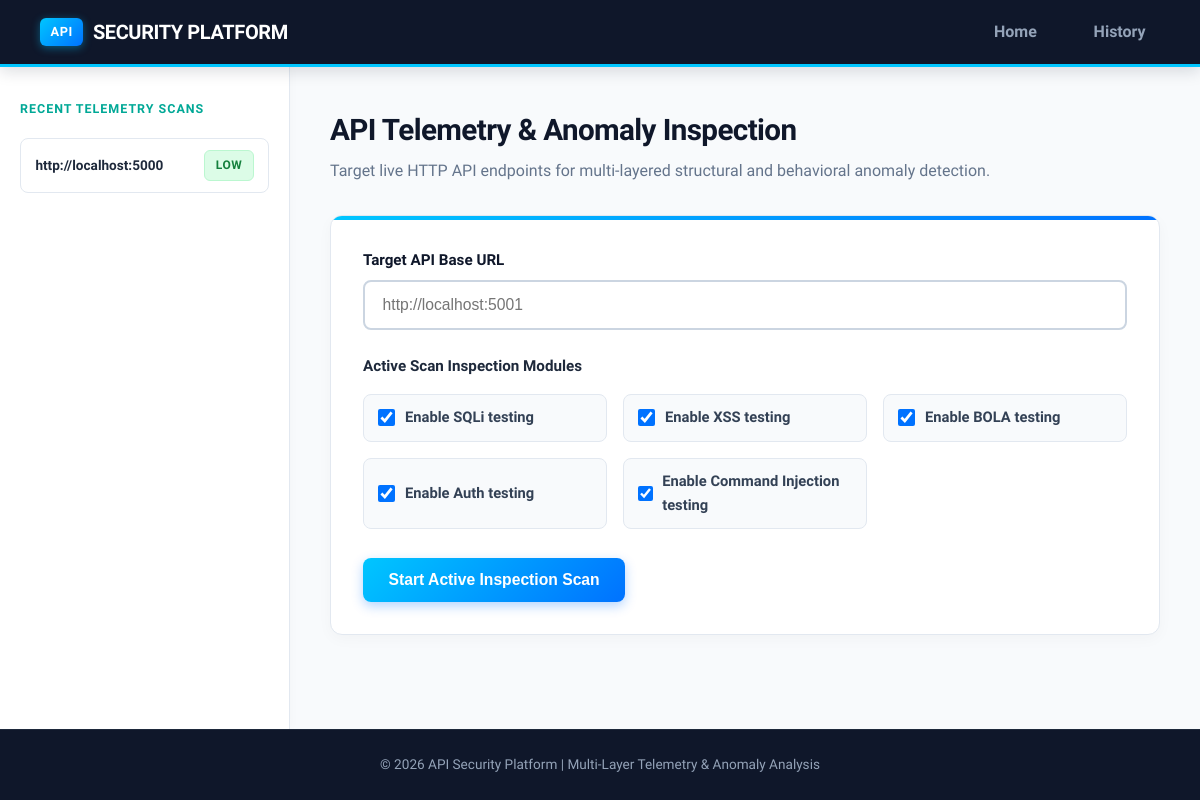
/, run on an earlier commit of the app's database.
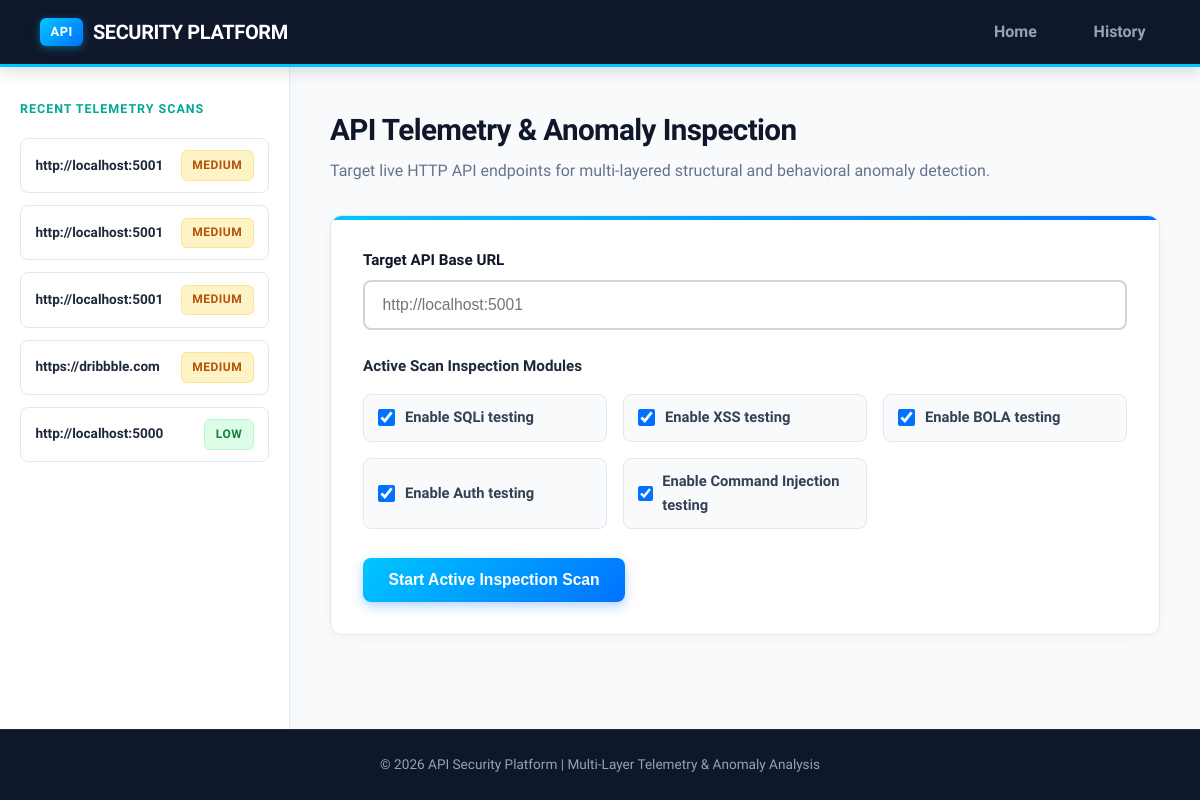
And on a later commit of the database.
### database/models.py (models this page shows)
class ScanSession(Base):
    __tablename__ = "scan_sessions"
    id = Column(Integer, primary_key=True, index=True)
    target_url = Column(String(500), nullable=False)
    scan_start_time = Column(DateTime, default=datetime.utcnow)
    scan_end_time = Column(DateTime, nullable=True)
    total_endpoints_found = Column(Integer, default=0)
    total_vulnerabilities_found = Column(Integer, default=0)
    overall_risk_score = Column(Float, default=0.0)
    overall_severity = Column(String(20), default="Low")
    endpoints = relationship("Endpoint", back_populates="session", cascade="all, delete-orphan")
    findings = relationship("Finding", back_populates="session", cascade="all, delete-orphan")
    reports = relationship("Report", back_populates="session", cascade="all, delete-orphan")

### dashboard/routes.py (the view)
@dashboard_bp.route("/")
def index():
    recent_sessions = get_all_sessions()[:5]
    return render_template("index.html", recent_sessions=recent_sessions)

### database/db.py (called while the page is built)
def get_all_sessions() -> List[ScanSession]:
    db = SessionLocal()
    try:
        return db.query(ScanSession).order_by(ScanSession.scan_start_time.desc()).all()
    finally:
        db.close()

### dashboard/templates/index.html (shortened to what this page needs)
{% extends "base.html" %}
{% block content %}
<div class="page-header">
    <h1>API Telemetry & Anomaly Inspection</h1>
    <p>Target live HTTP API endpoints for multi-layered structural and behavioral anomaly detection.</p>
</div>
<div class="card form-container">
    <form action="{{ url_for('dashboard.start_scan') }}" method="POST">
        <div class="form-group">
            <label for="target_url">Target API Base URL</label>
            <input type="url" id="target_url" name="target_url" placeholder="http://localhost:5001" required>
        </div>
        <div class="options-header">
            <h3>Active Scan Inspection Modules</h3>
        </div>
        <div class="checkbox-grid">
            <label class="checkbox-label">
                <input type="checkbox" name="module_sqli" checked> Enable SQLi testing
            </label>
            <label class="checkbox-label">
                <input type="checkbox" name="module_xss" checked> Enable XSS testing
            </label>
            <label class="checkbox-label">
                <input type="checkbox" name="module_bola" checked> Enable BOLA testing
            </label>
            <label class="checkbox-label">
                <input type="checkbox" name="module_auth" checked> Enable Auth testing
            </label>
            <label class="checkbox-label">
                <input type="checkbox" name="module_cmd" checked> Enable Command Injection testing
            </label>
        </div>
        <button type="submit" class="btn btn-primary">Start Active Inspection Scan</button>
    </form>
</div>
{% endblock %}

### dashboard/templates/base.html (shortened to what this page needs)
<!DOCTYPE html>
<html lang="en">
<head>
    <link rel="stylesheet" href="{{ url_for('static', filename='css/style.css') }}">
</head>
<body>
    <div class="app-layout">
        <header class="navbar">
            <div class="logo">
                <a href="{{ url_for('dashboard.index') }}"><span>API</span> SECURITY PLATFORM</a>
            </div>
            <nav class="nav-links">
                <a href="{{ url_for('dashboard.index') }}">Home</a>
                <a href="{{ url_for('dashboard.history') }}">History</a>
            </nav>
        </header>
        <div class="body-container">
            <aside class="sidebar">
                <h3>Recent Telemetry Scans</h3>
                <ul class="recent-scans-list">
                    {% for sess in recent_sessions %}
                    <li>
                        <a href="{{ url_for('dashboard.results', session_id=sess.id) }}">
                            <span class="scan-url">{{ sess.target_url }}</span>
                            <span class="badge {{ sess.overall_severity|lower }}">{{ sess.overall_severity }}</span>
                        </a>
                    </li>
                    {% else %}
                    <li class="empty-list">No recent scan sessions.</li>
                    {% endfor %}
                </ul>
            </aside>
            <main class="main-viewport">
                {% block content %}{% endblock %}
            </main>
        </div>
        <footer>
            <p>&copy; 2026 API Security Platform | Multi-Layer Telemetry & Anomaly Analysis</p>
        </footer>
    </div>
</body>
</html>

What changed in the data, as far as the page shows it:
added ScanSession: target_url "http://localhost:5001", overall_severity "MEDIUM"
added ScanSession: target_url "http://localhost:5001", overall_severity "MEDIUM"
added ScanSession: target_url "http://localhost:5001", overall_severity "MEDIUM"
added ScanSession: target_url "https://dribbble.com", overall_severity "MEDIUM"
